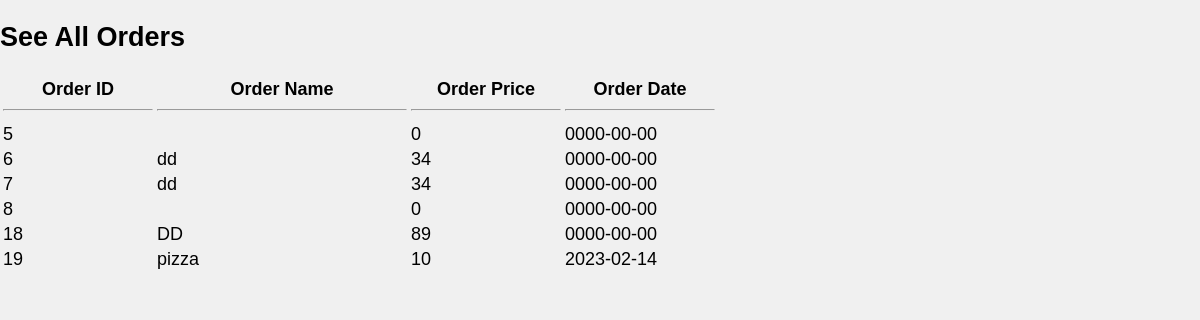
The page /vieworder.php on the database its author committed.
### tables this page shows
CREATE TABLE `order` (
  `order_id` int(11) NOT NULL,
  `ordername` varchar(50) NOT NULL,
  `orderprice` int(11) NOT NULL,
  `orderdate` date NOT NULL
);

### vieworder.php (the view, shortened to what this page needs)
<!DOCTYPE html>
<html lang="en">
<head>
</head>
<body>
    <?php
    $link = mysqli_connect("localhost", "root", "", "loginsystem");
    ?>
    <h2>See All Orders</h2>
    <table>
        <tr>
            <th width="150px">Order ID<br><hr></th>
            <th width="250px">Order Name<br><hr></th>
            <th width="150px">Order Price<br><hr></th>
            <th width="150px">Order Date<br><hr></th>
        </tr>
        <?php
        $sql = mysqli_query($link, "SELECT order_id, ordername, orderprice, orderdate FROM `order`");
        while ($row = $sql->fetch_assoc()) {
            echo "<tr>
                <td>{$row['order_id']}</td>
                <td>{$row['ordername']}</td>
                <td>{$row['orderprice']}</td>
                <td>{$row['orderdate']}</td>
            </tr>";
        }
        ?>
    </table>
</body>
</html>

### vieworder.php (style rules this page uses)
body { background-color: #f0f0f0; font-family: Arial, Helvetica, sans-serif; margin: 0; padding: 0; font-size: 18px; }

### rows shown on the page
order: order_id "5", orderprice "0", orderdate "0000-00-00"
order: order_id "6", ordername "dd", orderprice "34", orderdate "0000-00-00"
order: order_id "7", ordername "dd", orderprice "34", orderdate "0000-00-00"
order: order_id "8", orderprice "0", orderdate "0000-00-00"
order: order_id "18", ordername "DD", orderprice "89", orderdate "0000-00-00"
order: order_id "19", ordername "pizza", orderprice "10", orderdate "2023-02-14"
